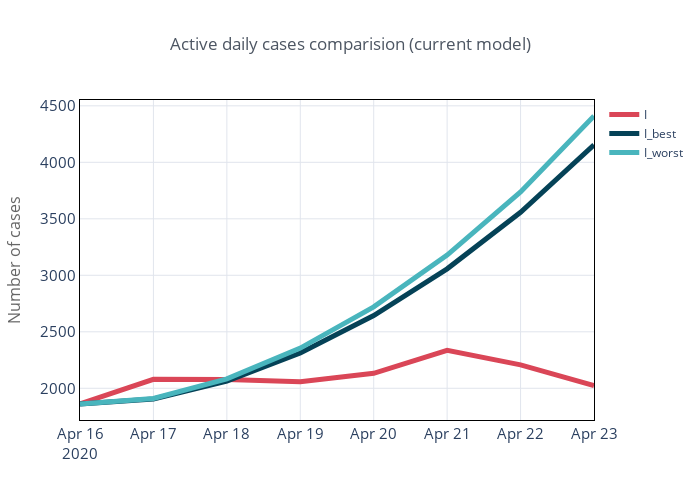

The code cell stored with this chart in its notebook:
### Code cell
t = y[['I']].join(y_est['best'][['I']], rsuffix='_best')
t = t.join(y_est['worst'][['I']], rsuffix='_worst')

t.iplot(title='Active daily cases comparision (current model)',
        yTitle='Number of cases', colorscale='my_colors', theme='custom', width=5)

### Figure 1 — Plotly figure (JSON) as saved in the notebook; plotly's stock layout.template omitted (floating-point values rounded to 4 significant figures)
{"data": [{"line": {"color": "rgba(218, 70, 87, 1.0)", "dash": "solid", "shape": "linear", "width": 5}, "mode": "lines", "name": "I", "text": "", "type": "scatter", "x": ["2020-04-16", "2020-04-17", "2020-04-18", "2020-04-19", "2020-04-20", "2020-04-21", "2020-04-22", "2020-04-23"], "y": [1861, 2079, 2077, 2058, 2133, 2336, 2207, 2023]}, {"line": {"color": "rgba(5, 66, 87, 1.0)", "dash": "solid", "shape": "linear", "width": 5}, "mode": "lines", "name": "I_best", "text": "", "type": "scatter", "x": ["2020-04-16", "2020-04-17", "2020-04-18", "2020-04-19", "2020-04-20", "2020-04-21", "2020-04-22", "2020-04-23"], "y": [1861, 1905.0, 2062.0, 2312.0, 2644.0, 3057.0, 3558.0, 4154.0]}, {"line": {"color": "rgba(73, 181, 189, 1.0)", "dash": "solid", "shape": "linear", "width": 5}, "mode": "lines", "name": "I_worst", "text": "", "type": "scatter", "x": ["2020-04-16", "2020-04-17", "2020-04-18", "2020-04-19", "2020-04-20", "2020-04-21", "2020-04-22", "2020-04-23"], "y": [1861, 1910.0, 2083.0, 2356.0, 2721.0, 3179.0, 3738.0, 4410.0]}], "layout": {"height": 500, "legend": {"bgcolor": "#FFFFFF", "bordercolor": "#444444", "borderwidth": 0, "font": {"size": 12}, "itemclick": "toggle", "itemdoubleclick": "toggleothers", "itemsizing": "trace", "traceorder": "normal"}, "paper_bgcolor": "#FFFFFF", "plot_bgcolor": "#FFFFFF", "title": {"font": {"color": "#4D5663", "size": 17}, "text": "Active daily cases comparision (current model)", "x": 0.5}, "width": 700, "xaxis": {"automargin": true, "gridcolor": "#E1E5ED", "linecolor": "#000000", "mirror": "ticks", "showline": true, "tickfont": {"size": 15}, "title": {"font": {"color": "#666666", "size": 16}, "text": ""}, "zerolinecolor": "#000000", "zerolinewidth": 2}, "yaxis": {"automargin": true, "gridcolor": "#E1E5ED", "linecolor": "#000000", "mirror": "ticks", "showline": true, "tickfont": {"size": 15}, "title": {"font": {"color": "#666666", "size": 16}, "text": "Number of cases"}, "zerolinecolor": "#000000", "zerolinewidth": 2}}}
